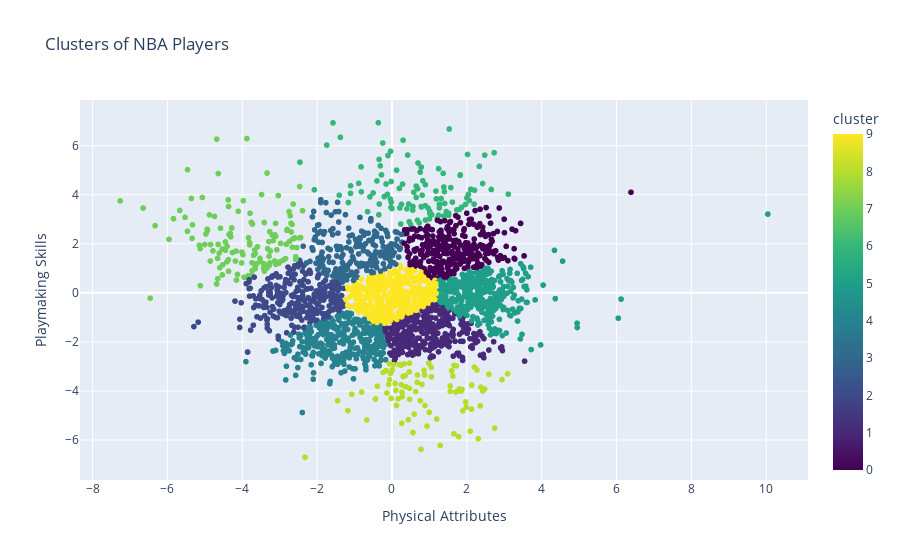

Write notebook code for a chart like this one.
### Code cell
kmeans = KMeans(n_clusters=10, init='k-means++', n_init=10, max_iter=500, random_state=42)
y_kmeans = kmeans.fit_predict(principalComponentsMean)

principal_df_mean['cluster'] =y_kmeans
principal_df_mean_name = principal_df_mean.copy()
principal_df_mean_name['player_name'] = mean_stats_name['player_name']

plot_clusters(principal_df_mean_name)

### Figure 1 — Plotly figure (JSON) as saved in the notebook; plotly's stock layout.template omitted (floating-point values rounded to 4 significant figures; data arrays with more than 128 entries replaced by an {"elided": "..."} marker saying what was removed)
{"data": [{"customdata": {"elided": "2551x1 str values"}, "hovertemplate": "Physical Attributes=%{x}<br>Playmaking Skills=%{y}<br>player_name=%{customdata[0]}<br>cluster=%{marker.color}<extra></extra>", "legendgroup": "", "marker": {"color": {"elided": "2551 int values"}, "coloraxis": "coloraxis", "symbol": "circle"}, "mode": "markers", "name": "", "showlegend": false, "type": "scattergl", "x": {"elided": "2551 float values"}, "xaxis": "x", "y": {"elided": "2551 float values"}, "yaxis": "y"}], "layout": {"coloraxis": {"colorbar": {"title": {"text": "cluster"}}, "colorscale": [[0, "#440154"], [0.1111, "#482878"], [0.2222, "#3e4989"], [0.3333, "#31688e"], [0.4444, "#26828e"], [0.5556, "#1f9e89"], [0.6667, "#35b779"], [0.7778, "#6ece58"], [0.8889, "#b5de2b"], [1, "#fde725"]]}, "legend": {"tracegroupgap": 0}, "title": {"text": "Clusters of NBA Players"}, "xaxis": {"anchor": "y", "domain": [0, 1], "title": {"text": "Physical Attributes"}}, "yaxis": {"anchor": "x", "domain": [0, 1], "title": {"text": "Playmaking Skills"}}}}
